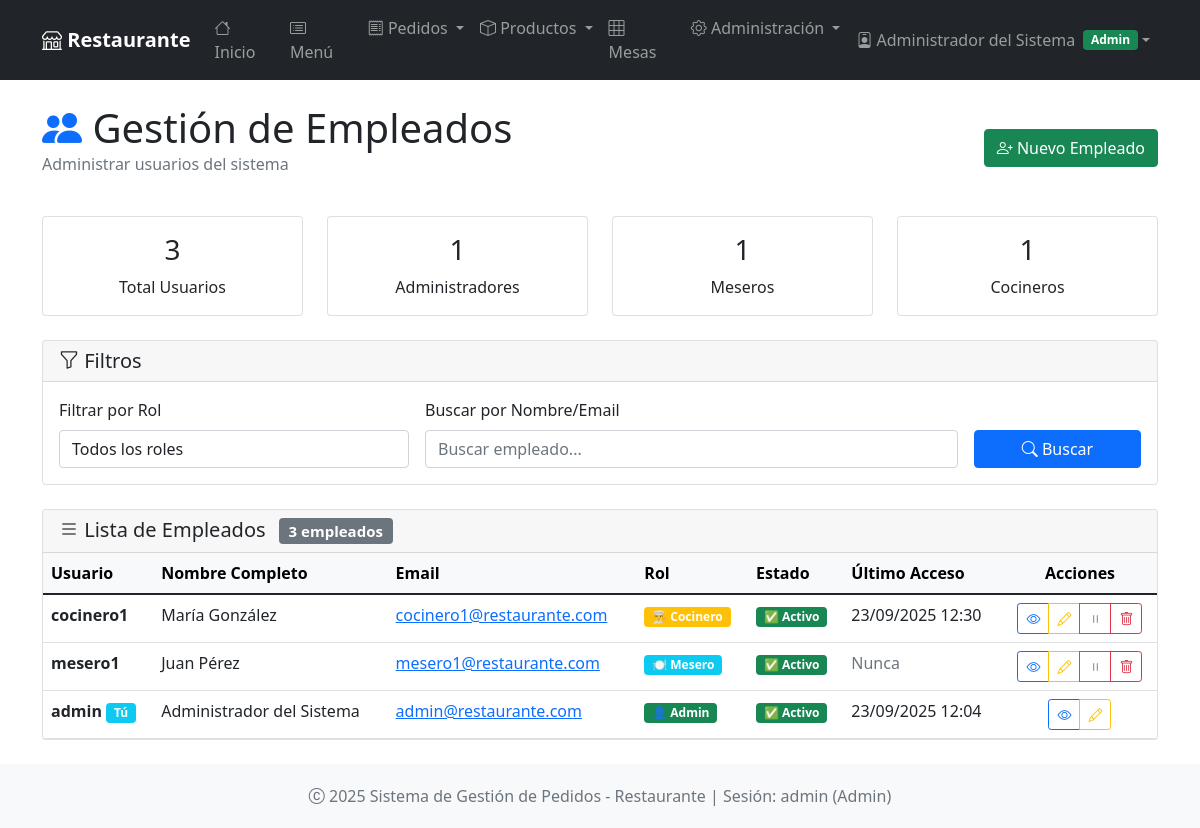
The app's page /empleados (signed in), older data.
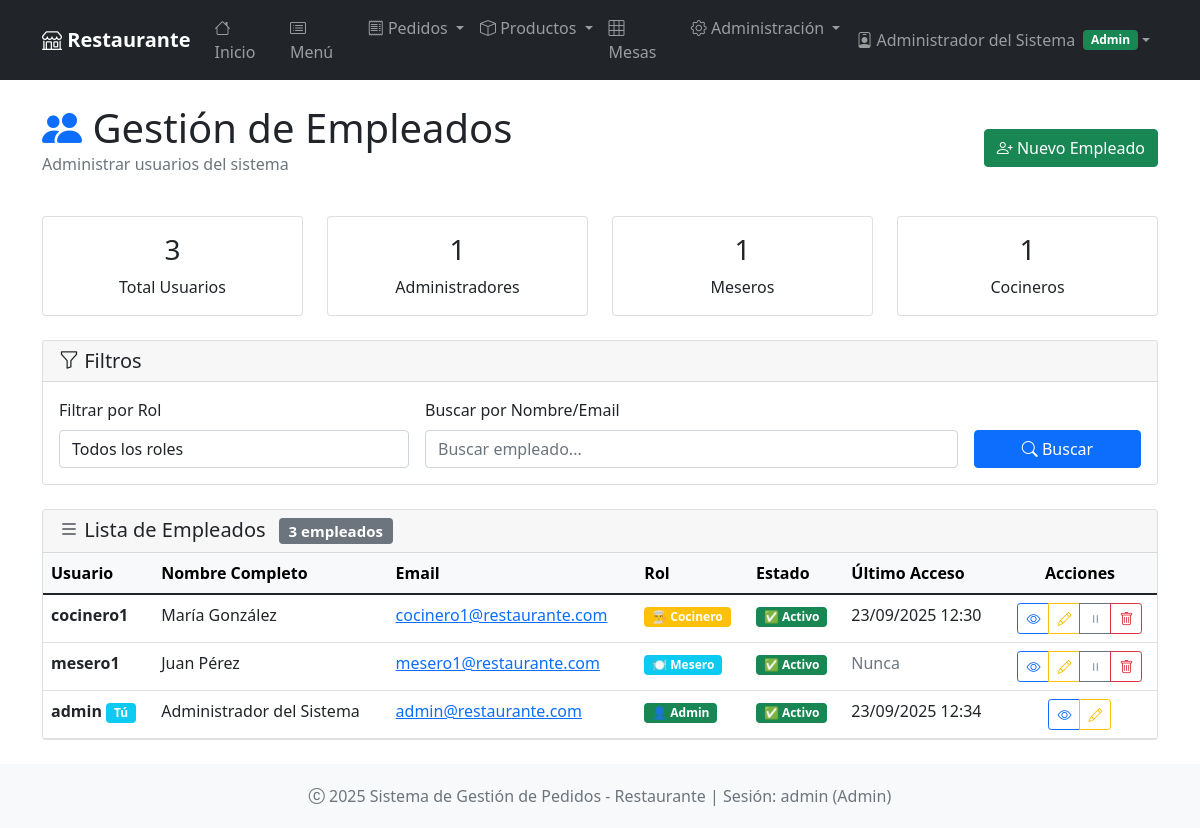
The same page, newer data.
### app.py (models this page shows, shortened)
class Usuario(UserMixin, db.Model):
    __tablename__ = 'usuarios'
    id = db.Column(db.Integer, primary_key=True)
    username = db.Column(db.String(80), unique=True, nullable=False)
    email = db.Column(db.String(120), unique=True, nullable=False)
    password_hash = db.Column(db.String(120), nullable=False)
    nombre_completo = db.Column(db.String(100), nullable=False)
    rol = db.Column(db.String(20), nullable=False, default='mesero')  # admin, mesero, cocinero
    activo = db.Column(db.Boolean, default=True)
    fecha_creacion = db.Column(db.DateTime, default=lambda: datetime.now(timezone.utc))
    ultimo_acceso = db.Column(db.DateTime)

### app.py (the view)
@app.route('/empleados')
@login_required
@requiere_permiso('admin')
def empleados():
    rol_filtro = request.args.get('rol')
    buscar = request.args.get('buscar')
    query = Usuario.query
    if rol_filtro:
        query = query.filter_by(rol=rol_filtro)
    if buscar:
        query = query.filter(
            (Usuario.nombre_completo.contains(buscar)) |
            (Usuario.email.contains(buscar)) |
            (Usuario.username.contains(buscar))
        )
    usuarios = query.order_by(Usuario.fecha_creacion.desc()).all()
    total_usuarios = Usuario.query.count()
    administradores = Usuario.query.filter_by(rol='admin').count()
    meseros = Usuario.query.filter_by(rol='mesero').count()
    cocineros = Usuario.query.filter_by(rol='cocinero').count()
    stats = {
        'total_usuarios': total_usuarios,
        'administradores': administradores,
        'meseros': meseros,
        'cocineros': cocineros
    }
    return render_template('empleados/index.html', usuarios=usuarios, stats=stats)

### app.py (called while the page is built)
@login_manager.user_loader
def load_user(user_id):
    return db.session.get(Usuario, int(user_id))

def requiere_permiso(rol_requerido):
    def decorador(f):
        @wraps(f)
        def decorated_function(*args, **kwargs):
            if not current_user.is_authenticated:
                return redirect(url_for('login'))
            if current_user.rol != rol_requerido and current_user.rol != 'admin':
                flash('No tienes permisos para acceder a esta sección', 'error')
                return redirect(url_for('index'))
            return f(*args, **kwargs)
        return decorated_function
    return decorador

### app/templates/empleados/index.html (shortened to what this page needs)
{% extends "base.html" %}
{% block content %}
<div class="row align-items-center mb-4">
    <div class="col">
        <h1 class="display-6 mb-0">
            <i class="bi bi-people-fill text-primary"></i> Gestión de Empleados
        </h1>
        <p class="text-muted">Administrar usuarios del sistema</p>
    </div>
    <div class="col-auto">
        <a href="{{ url_for('register') }}" class="btn btn-success">
            <i class="bi bi-person-plus"></i> Nuevo Empleado
        </a>
    </div>
</div>
<div class="row mb-4">
    <div class="col-md-3">
        <div class="card text-bg-primary">
            <div class="card-body text-center">
                <h3 class="card-title">{{ stats.total_usuarios }}</h3>
                <p class="card-text">Total Usuarios</p>
            </div>
        </div>
    </div>
    <div class="col-md-3">
        <div class="card text-bg-success">
            <div class="card-body text-center">
                <h3 class="card-title">{{ stats.administradores }}</h3>
                <p class="card-text">Administradores</p>
            </div>
        </div>
    </div>
    <div class="col-md-3">
        <div class="card text-bg-info">
            <div class="card-body text-center">
                <h3 class="card-title">{{ stats.meseros }}</h3>
                <p class="card-text">Meseros</p>
            </div>
        </div>
    </div>
    <div class="col-md-3">
        <div class="card text-bg-warning">
            <div class="card-body text-center">
                <h3 class="card-title">{{ stats.cocineros }}</h3>
                <p class="card-text">Cocineros</p>
            </div>
        </div>
    </div>
</div>
<div class="card mb-4">
    <div class="card-header">
        <h5 class="mb-0">
            <i class="bi bi-funnel"></i> Filtros
        </h5>
    </div>
    <div class="card-body">
        <form method="GET" class="row g-3">
            <div class="col-md-4">
                <label for="rol_filtro" class="form-label">Filtrar por Rol</label>
                <select name="rol" class="form-control" id="rol_filtro">
                    <option value="">Todos los roles</option>
                </select>
            </div>
            <div class="col-md-6">
                <label for="buscar" class="form-label">Buscar por Nombre/Email</label>
                <input type="text" class="form-control" id="buscar" name="buscar"
                       value="{{ request.args.get('buscar', '') }}" placeholder="Buscar empleado...">
            </div>
            <div class="col-md-2 d-flex align-items-end">
                <button type="submit" class="btn btn-primary w-100">
                    <i class="bi bi-search"></i> Buscar
                </button>
            </div>
        </form>
    </div>
</div>
<div class="card">
    <div class="card-header">
        <h5 class="mb-0">
            <i class="bi bi-list"></i> Lista de Empleados
            <span class="badge bg-secondary ms-2">{{ usuarios|length }} empleados</span>
        </h5>
    </div>
    <div class="card-body p-0">
        {% if usuarios %}
        <div class="table-responsive">
            <table class="table table-hover mb-0">
                <thead class="table-light">
                    <tr>
                        <th>Usuario</th>
                        <th>Nombre Completo</th>
                        <th>Email</th>
                        <th>Rol</th>
                        <th>Estado</th>
                        <th>Último Acceso</th>
                        <th class="text-center">Acciones</th>
                    </tr>
                </thead>
                <tbody>
                    {% for usuario in usuarios %}
                    <tr>
                        <td>
                            <strong>{{ usuario.username }}</strong>
                            {% if usuario.id == current_user.id %}
                                <span class="badge bg-info">Tú</span>
                            {% endif %}
                        </td>
                        <td>{{ usuario.nombre_completo }}</td>
                        <td>
                            <a href="mailto:{{ usuario.email }}">{{ usuario.email }}</a>
                        </td>
                        <td>
                            {% if usuario.rol == 'admin' %}
                                <span class="badge bg-success">👤 Admin</span>
                            {% elif usuario.rol == 'mesero' %}
                                <span class="badge bg-info">🍽️ Mesero</span>
                            {% elif usuario.rol == 'cocinero' %}
                                <span class="badge bg-warning">👨‍🍳 Cocinero</span>
                            {% endif %}
                        </td>
                        <td>
                            {% if usuario.activo %}
                                <span class="badge bg-success">✅ Activo</span>
                            {% else %}
                                <span class="badge bg-danger">❌ Inactivo</span>
                            {% endif %}
                        </td>
                        <td>
                            {% if usuario.ultimo_acceso %}
                                {{ usuario.ultimo_acceso.strftime('%d/%m/%Y %H:%M') }}
                            {% else %}
                                <span class="text-muted">Nunca</span>
                            {% endif %}
                        </td>
                        <td class="text-center">
                            <div class="btn-group btn-group-sm" role="group">
                                <button type="button" class="btn btn-outline-primary"
                                        onclick="verEmpleado({{ usuario.id }})"
                                        data-bs-toggle="tooltip" title="Ver detalles">
                                    <i class="bi bi-eye"></i>
                                </button>
                                <button type="button" class="btn btn-outline-warning"
                                        onclick="editarEmpleado({{ usuario.id }})"
                                        data-bs-toggle="tooltip" title="Editar">
                                    <i class="bi bi-pencil"></i>
                                </button>
                                {% if usuario.id != current_user.id %}
                                <button type="button" class="btn btn-outline-secondary"
                                        onclick="toggleEstado({{ usuario.id }}, '{{ usuario.activo }}')"
                                        data-bs-toggle="tooltip" title="Cambiar estado">
                                    {% if usuario.activo %}
                                        <i class="bi bi-pause"></i>
                                    {% else %}
                                        <i class="bi bi-play"></i>
                                    {% endif %}
                                </button>
                                <button type="button" class="btn btn-outline-danger"
                                        onclick="confirmarEliminar({{ usuario.id }}, '{{ usuario.username }}')"
                                        data-bs-toggle="tooltip" title="Eliminar">
                                    <i class="bi bi-trash"></i>
                                </button>
                                {% endif %}
                            </div>
                        </td>
                    </tr>
                    {% endfor %}
                </tbody>
            </table>
        </div>
        {% endif %}
    </div>
</div>
{% endblock %}

### app/templates/base.html (shortened to what this page needs)
<!DOCTYPE html>
<html lang="es">
<head>
    <link href="https://cdn.jsdelivr.net/npm/bootstrap@5.1.3/dist/css/bootstrap.min.css" rel="stylesheet">
    <link href="https://cdn.jsdelivr.net/npm/bootstrap-icons@1.8.1/font/bootstrap-icons.css" rel="stylesheet">
</head>
<body class="d-flex flex-column min-vh-100">
    <nav class="navbar navbar-expand-lg navbar-dark bg-dark">
        <div class="container">
            <a class="navbar-brand" href="{{ url_for('index') }}">
                <i class="bi bi-shop"></i> Restaurante
            </a>
            <div class="collapse navbar-collapse" id="navbarNav">
                {% if current_user.is_authenticated %}
                <ul class="navbar-nav me-auto">
                    <li class="nav-item">
                        <a class="nav-link" href="{{ url_for('index') }}">
                            <i class="bi bi-house"></i> Inicio
                        </a>
                    </li>
                    {% if current_user.rol == 'admin' %}
                    <li class="nav-item">
                        <a class="nav-link" href="{{ url_for('menu') }}">
                            <i class="bi bi-card-list"></i> Menú
                        </a>
                    </li>
                    <li class="nav-item dropdown">
                        <a class="nav-link dropdown-toggle" href="#" role="button" data-bs-toggle="dropdown">
                            <i class="bi bi-receipt"></i> Pedidos
                        </a>
                    </li>
                    <li class="nav-item dropdown">
                        <a class="nav-link dropdown-toggle" href="#" role="button" data-bs-toggle="dropdown">
                            <i class="bi bi-box"></i> Productos
                        </a>
                    </li>
                    <li class="nav-item">
                        <a class="nav-link" href="{{ url_for('mesas') }}">
                            <i class="bi bi-grid-3x3"></i> Mesas
                        </a>
                    </li>
                    <li class="nav-item dropdown">
                        <a class="nav-link dropdown-toggle" href="#" role="button" data-bs-toggle="dropdown">
                            <i class="bi bi-gear"></i> Administración
                        </a>
                    </li>
                    {% endif %}
                </ul>
                <ul class="navbar-nav">
                    <li class="nav-item dropdown">
                        <a class="nav-link dropdown-toggle d-flex align-items-center" href="#" role="button" data-bs-toggle="dropdown">
                            {% if current_user.rol == 'admin' %}
                                <i class="bi bi-person-badge me-1"></i>
                            {% elif current_user.rol == 'mesero' %}
                                <i class="bi bi-person-circle me-1"></i>
                            {% elif current_user.rol == 'cocinero' %}
                                <i class="bi bi-chef-hat me-1"></i>
                            {% endif %}
                            {{ current_user.nombre_completo }}
                            <span class="badge bg-{{ 'success' if current_user.rol == 'admin' else 'info' if current_user.rol == 'mesero' else 'warning' }} ms-2">
                                {{ current_user.rol.title() }}
                            </span>
                        </a>
                    </li>
                </ul>
                {% endif %}
            </div>
        </div>
    </nav>
    <main class="container my-4 flex-grow-1">
        {% block content %}{% endblock %}
    </main>
    <footer class="footer bg-light">
        <div class="container text-center">
            <span class="text-muted">
                <i class="bi bi-c-circle"></i> 2025 Sistema de Gestión de Pedidos - Restaurante
                {% if current_user.is_authenticated %}
                    | Sesión: {{ current_user.username }} ({{ current_user.rol.title() }})
                {% endif %}
            </span>
        </div>
    </footer>
</body>
</html>

### app/templates/base.html (style rules this page uses)
.navbar-brand { font-weight: bold; }
.footer { margin-top: auto; padding: 20px 0; background-color: #f8f9fa; }
.min-vh-100 { min-height: 100vh; }

Row changes from the older to the newer data that the page shows:
changed Usuario "admin": ultimo_acceso "23/09/2025 12:04" → "23/09/2025 12:34"
